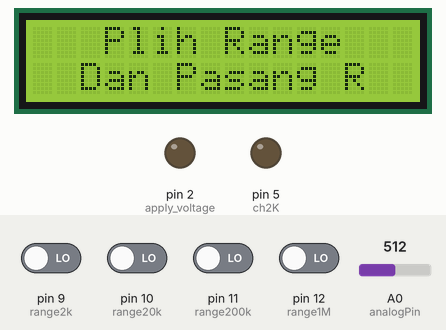
Recording of a sketch running on a simulated Arduino Uno, built with avr-gcc and run on an emulated ATmega328P. On the bench: 16×2 character LCD, output pins drawn as LEDs (lit = HIGH). The inputs (shaded band) are chosen by the test bench; at power-on: pin 9 (range2k), pin 10 (range20k), pin 11 (range200k), pin 12 (range1M) LOW, A0 (analogPin) = 512. What the sketch prints to the serial monitor is not drawn.

Above: at 1.2 s.
1.3 s: pin 9 (range2k) driven HIGH
At 3.0 s:
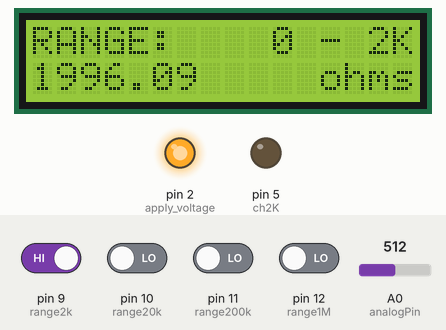
3.6 s: pin 10 (range20k) driven HIGH
At 4.5 s:
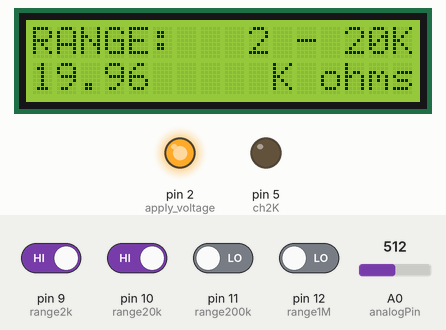
6.6 s: pin 12 (range1M) driven HIGH
At 7.9 s:
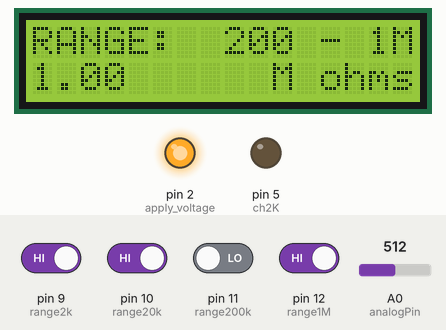
9.6 s: A0 (analogPin) set to 495
At 11.9 s:
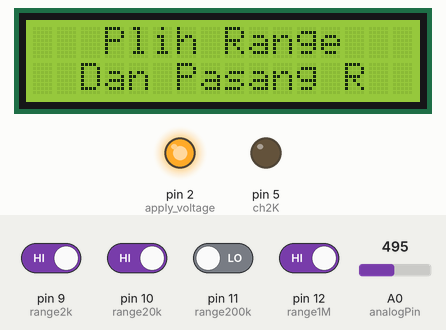
12.6 s: A0 (analogPin) set to 306
At 14.3 s:
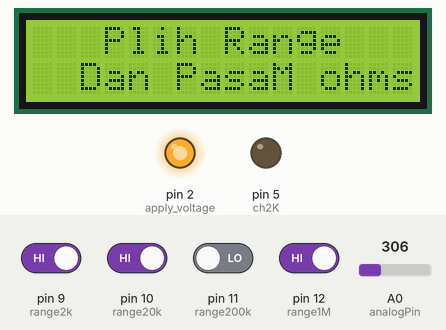
15.6 s: pin 11 (range200k) driven HIGH
Timing chart, 0 to 18.6 s (numbered marks = the images above; inputs shaded):
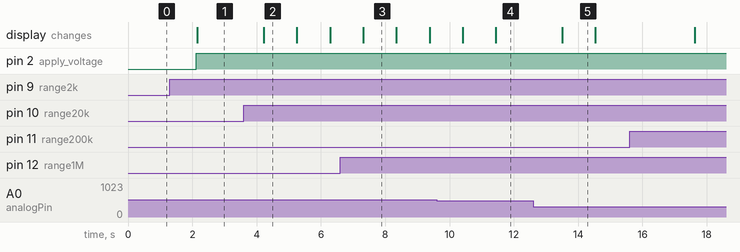

The sketch:

Ohm_Meter_With_Arduino.ino
```cpp
#include <Wire.h>
#include <LiquidCrystal_I2C.h>
LiquidCrystal_I2C lcd(0x27,16,2);  //sometimes the adress is not 0x3f. Change to 0x27 if it dosn't work.

int analogPin= 0;    // pin analog A0
int V_diukur= 0;
int Vin= 5;          // tegangan input reff 5v
float Vout= 0;
int apply_voltage = 2;

float R2= 0;
float buffer= 0;

int ch2K = 5;         // pin resistor 2k
int ch20K = 4;        // pin resistor 20k
int ch200K = 3;       // pin resistor 200k
int ch1M = 6;         // pin resistro 1m

int range2k =9;        // pin range 2k
int range20k =10;      // pin range 20k
int range200k =11;     // pin range 200k
int range1M =12;       // pin range 1m

void setup()
{
  lcd.begin();
  Serial.begin(9600);
  pinMode(V_diukur,INPUT);
  pinMode(analogPin,INPUT);
  pinMode(apply_voltage,OUTPUT);

  //range mode menjadi input (0-1kK; 10k-100k; 100k-1M)
  pinMode(range2k,INPUT);
  pinMode(range20k,INPUT);
  pinMode(range200k,INPUT);
  pinMode(range1M,INPUT);


  // pin resistor menjadi input
  pinMode(ch2K,INPUT);
  pinMode(ch20K,INPUT);
  pinMode(ch200K,INPUT);
  pinMode(ch1M,INPUT);

}

void loop()
{
///////////////////-2k-/////////////////////
if (digitalRead(range2k))
{
  digitalWrite(apply_voltage,HIGH);
  pinMode(ch2K,OUTPUT);
  pinMode(ch20K,INPUT);
  pinMode(ch200K,INPUT);
  pinMode(ch1M,INPUT);
  digitalWrite(ch2K,LOW);

  float R1= 2; // Tetapkan nilai ini ke nilai resistor yang digunakan dalam K ohm
  V_diukur= analogRead(analogPin); //in 8bits

      buffer= V_diukur * Vin;
      Vout= (buffer)/1023.0;  //in volts
      buffer= (Vin/Vout) -1;
      R2= R1 * buffer*1000; // dikali 1000 karena 1K ohm

      if (R2 > 2000)
      {
        Serial.print("   Plih Range");
        lcd.clear();
        lcd.setCursor(0,0);
        lcd.print("   Plih Range");
        lcd.setCursor(0,1);
        lcd.print("  Dan Pasang R");
        delay(1000);
      }

      if (R2 < 2000)
      {
        Serial.print("----[2K]----");
        Serial.print("\n");
        Serial.print("\n");
        Serial.print("Resistance: ");
        Serial.print(R2);
        Serial.print(" ");
        Serial.print("  ohms");
        Serial.print("\n");

        lcd.clear();
        lcd.setCursor(0,0);
        lcd.print("RANGE:    0 - 2K"); // range 0 - 2k
        lcd.setCursor(0,1);
        lcd.print(R2);

        lcd.setCursor(10,1);
        lcd.print("  ohms");
        delay(1000);
      }

}
////////////////////////////////////////////

///////////////////-20k-/////////////////////
if (digitalRead(range20k))
{
  digitalWrite(apply_voltage,HIGH);
  pinMode(ch2K,INPUT);
  pinMode(ch20K,OUTPUT);
  pinMode(ch200K,INPUT);
  pinMode(ch1M,INPUT);
  digitalWrite(ch20K,LOW);

  float R1= 20; // Tetapkan nilai ini ke nilai resistor yang digunakan dalam K ohm
  V_diukur= analogRead(analogPin); //in 8bits

      buffer= V_diukur * Vin;
      Vout= (buffer)/1023.0;  //in volts
      buffer= (Vin/Vout) -1;
      R2= R1 * buffer;

      if (R2 > 20)
      {
        Serial.print("   Plih Range");
        lcd.clear();
        lcd.setCursor(0,0);
        lcd.print("   Plih Range");
        lcd.setCursor(0,1);
        lcd.print("  Dan Pasang R");
        delay(1000);
      }

      if (R2 < 20)
      {
        Serial.print("----[20K]----");
        Serial.print("\n");
        Serial.print("\n");
        Serial.print("Resistance: ");
        Serial.print(R2);
        Serial.print(" ");
        Serial.print("K ohms");
        Serial.print("\n");

        lcd.clear();
        lcd.setCursor(0,0);
        lcd.print("RANGE:   2 - 20K"); // range 2k - 20k
        lcd.setCursor(0,1);
        lcd.print(R2);

        lcd.setCursor(10,1);
        lcd.print("K ohms");
        delay(1000);
      }

}
////////////////////////////////////////////

///////////////////-200k-/////////////////////
if (digitalRead(range200k))
{
  digitalWrite(apply_voltage,HIGH);
  pinMode(ch2K,INPUT);
  pinMode(ch20K,INPUT);
  pinMode(ch200K,OUTPUT);
  pinMode(ch1M,INPUT);
  digitalWrite(ch200K,LOW);

  float R1= 200; // Tetapkan nilai ini ke nilai resistor yang digunakan dalam K ohm
  V_diukur= analogRead(analogPin); //in 8bits

      buffer= V_diukur* Vin;
      Vout= (buffer)/1023.0;  //in volts
      buffer= (Vin/Vout) -1;
      R2= R1 * buffer;

      if (R2 > 200)
      {
        Serial.print("   Plih Range");
        lcd.clear();
        lcd.setCursor(0,0);
        lcd.print("   Plih Range");
        lcd.setCursor(0,1);
        lcd.print("  Dan Pasang R");
        delay(1000);
      }

      if (R2 < 200)
      {
        Serial.print("----[200K]----");
        Serial.print("\n");
        Serial.print("\n");
        Serial.print("Resistance: ");
        Serial.print(R2);
        Serial.print(" ");
        Serial.print("K ohms");
        Serial.print("\n");

        lcd.clear();
        lcd.setCursor(0,0);
        lcd.print("RANGE: 20 - 200K"); // range 20k -200k
        lcd.setCursor(0,1);
        lcd.print(R2);

        lcd.setCursor(10,1);
        lcd.print("K ohms");
        delay(1000);
      }
}
////////////////////////////////////////////

///////////////////-1M-/////////////////////
if (digitalRead(range1M))
{
  digitalWrite(apply_voltage,HIGH);
  pinMode(ch2K,INPUT);
  pinMode(ch20K,INPUT);
  pinMode(ch200K,INPUT);
  pinMode(ch1M,OUTPUT);
  digitalWrite(ch1M,LOW);

  float R1= 1; // Tetapkan nilai ini ke nilai resistor yang digunakan dalam M ohm
  V_diukur= analogRead(analogPin); //in 8bits

      buffer= V_diukur * Vin;
      Vout= (buffer)/1023.0;  //in volts
      buffer= (Vin/Vout) -1;
      R2= R1 * buffer;

      if (R2 > 2)
      {
        Serial.print("   Plih Range");
        lcd.clear();
        lcd.setCursor(0,0);
        lcd.print("   Plih Range");
        lcd.setCursor(0,1);
        lcd.print("  Dan Pasang R");

        lcd.setCursor(10,1);
        lcd.print("M ohms");
        delay(1000);
      }

      if (R2 < 2)
      {
        Serial.print("----[1M]----");
        Serial.print("\n");
        Serial.print("\n");
        Serial.print("Resistance: ");
        Serial.print(R2);
        Serial.print(" ");
        Serial.print("M ohms");
        Serial.print("\n");

        lcd.clear();
        lcd.setCursor(0,0);
        lcd.print("RANGE:  200 - 1M");  // range 200k - 1m
        lcd.setCursor(0,1);
        lcd.print(R2);

        lcd.setCursor(10,1);
        lcd.print("M ohms");
        delay(1000);
      }

}
////////////////////////////////////////////

if ((digitalRead(range2k)==LOW)  &&  (digitalRead(range20k)==LOW)  &&  (digitalRead(range200k)==LOW)   &&  (digitalRead(range1M)==LOW)) // ketika semua kondisi low
  {
    Serial.print("   Plih Range");
    lcd.clear();
    lcd.setCursor(0,0);
    lcd.print("   Plih Range");
    lcd.setCursor(0,1);
    lcd.print("  Dan Pasang R");
    Serial.print("\n");
    delay(1000);
  }
}
```

Measured:
- the behaviour switches between 512 and 511 on A0 (analogPin) (found by bisection; images 3 and 4)
- after the input at 1.3 s, pin 2 (apply_voltage): LOW → HIGH after 0.82 s; the display: changes after 0.86 s (image 1)
- after the input at 3.6 s, the display: changes after 0.62 s (image 2)
- after the input at 6.6 s, the display: changes after 0.72 s (image 3)
- after the input at 12.6 s, the display: changes after 0.91 s (image 5)
- what the display in image 2 shows lasts 1.1 s, from 4.2 s to 5.3 s
